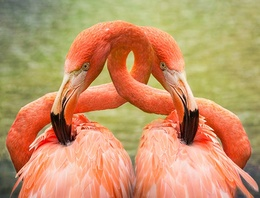
%> input picture sift/test.jpg, 260 x 198 px, shrunk from 700 x 533 before the run
$ octave image_registration.m   (GNU Octave 9; MATLAB toolbox functions it lacks are replaced by stand-ins)
%> lines starting %> are read from the running program, lines starting %| are printed output that depends on the picture
### sift/SIFT_key.m
function descriptorSet = SIFT_key(img)
addpath('~/matlabplugins')
%based on https://blog.csdn.net/weixin_38404120/article/details/73740612
%https://www.cnblogs.com/wangguchangqing/p/4853263.html


sigma  = 0.6;
k = 1/4;


%imshow(img)

sclaes = [];
sigmas = [];
%create scales
for i = 1:4
    sigmas(i) = sigma*(2^(i-1));
    sclaes(i) = (k^i)*sigma*(2^(i-1));
end


%create gussian kernel 高斯核
for i = 1:4
    gk{i} = createGussianKernel(5,sclaes(i));
end


%convolution on image with gussian kernel
%https://www.mathworks.com/help/matlab/ref/conv2.html
% img =gk conv2(img,gk);
% img = uint8(img);


%create Laplassian of gussian
%resize of 5 level
LOG1 = {};
for i = 1:5
    LOG1{i} = imresize(img,0.5^(i-1));
end


%for each Octave create image for different gaussian
LOG = {};
for i = 1:5
    for j = 1:4
        LOG{i}.gussian{j} = conv2(LOG1{i},gk{j});
    end
end


%create DOG
DOG = {};
for i = 1:5
    for j = 1:3
        DOG{i}.gussian{j} = LOG{i}.gussian{j+1} - LOG{i}.gussian{j};
    end
end

%search for exrtem value
extrem_min = 0.4;
extrem_max = 0.6;

extrems = {};
extrmsIdx = 1;
descriptorSet = {};
descriptorSetIdx = 1;
for i = 1:5
    process = (i/5.0)
    for gLevel = 1+1:3-1

        k = int32(3*1.5*sigmas(gLevel));

        tempImg = DOG{i}.gussian{gLevel};
        tempImg = tempImg-min(min(tempImg));
        tempImg = tempImg/max(max(tempImg));
        width = size(tempImg,1);
        height = size(tempImg,2);

        tempImg_upper = DOG{i}.gussian{gLevel-1};
        tempImg_lower = DOG{i}.gussian{gLevel-1};
        for m = 1+1+k:width-1-k
            for n = 1+1+k:height-1-k

                current = tempImg(m,n);

                %search for 26 pixels around
                around = tempImg_upper(m-1:m+1,n-1:n+1);
                around = [around, tempImg_lower(m-1:m+1,n-1:n+1)];

                around = [around(1,:), around(2,:) around(3,:)];

                for x = -1:1
                    for y = -1:1
                        if(~(x==0&&y==0))
                            around = [around,tempImg(m+x,n+y)];
                        end
                    end
                end
                if((current<min(around) || current > max(around))&&current>=extrem_min&&current<=extrem_max)
                    extrems{extrmsIdx}.location = [n,m];
                    extrems{extrmsIdx}.scale = sclaes(gLevel);
                    extrems{extrmsIdx}.octaive = i;
                    extrems{extrmsIdx}.extremVal = current;
                    %extrems{extrmsIdx}.gradiant.m = sqrt((tempImg(m+1,n)-tempImg(m-1,n))^2 + (tempImg(m,n+1)-tempImg(m,n-1))^2);
                    %extrems{extrmsIdx}.gradiant.theta = atan((tempImg(m,n+1)-tempImg(m,n-1)) / (tempImg(m+1,n)-tempImg(m-1,n)));

                    gradiant = [];
                    gradiantIdx= 1;
                    %explore neighbors for orientation

                    for x = -k:k
                        for y = -k:k
                            %if((m+x-1>=1&&m+x+1<=width&&n+y-1>=1&&n+y+1<=height))
                            gradiant(gradiantIdx,1) = sqrt((tempImg(m+x+1,n+y)-tempImg(m+x-1,n+y))^2 + (tempImg(m+x,n+y+1)-tempImg(m+x,n+y-1))^2);
                            gradiant(gradiantIdx,2) = myatan((tempImg(m+x,n+y+1)-tempImg(m+x,n+y-1)) , (tempImg(m+x+1,n+y)-tempImg(m+x-1,n+y)));
                            gradiantIdx = gradiantIdx+1;
                            %end
                        end
                    end

                    %check distribution of oritation
                    BinEdges = [0:(2*3.14159)/36.0:2*3.14159];
                    h = histcounts(gradiant(:,2),BinEdges);
                    %hh = histogram(gradiant(:,2),[0:(2*3.14159)/36.0:2*3.14159]);
                    distribution = h;
                    [maxV,maxIdx] = max(distribution);
                    extrems{extrmsIdx}.gradiant.m = maxV;
                    extrems{extrmsIdx}.gradiant.theta = (BinEdges(maxIdx+1) + BinEdges(maxIdx))/2;
                    a = 1;


                    %explore neighbors for descriptor creation
                    smallPieces = tempImg(m-k:m+k,n-k:n+k);
                    smallPieces_rot = zeros(size(smallPieces,1),size(smallPieces,2));
                    rotmat = rotmat2d(-extrems{extrmsIdx}.gradiant.theta);

                    %for loop project rotation
                    for ii = 1:size(smallPieces,1)
                        for jj = 1:size(smallPieces,2)
                            projLoc = rotmat*[ii-size(smallPieces,1)/2;jj-size(smallPieces,2)/2];
                            projLoc = projLoc+[size(smallPieces,1)/2;size(smallPieces,2)/2];
                            if(projLoc(1)>=1&&projLoc(1)<=size(smallPieces,1)&&projLoc(2)>=1&&projLoc(2)<=size(smallPieces,2))
                                smallPieces_rot(ii,jj) = smallPieces(int32(projLoc(1)),int32(projLoc(2)));
                            end
                        end
                    end
                    %get descriptor from rotated image piece
                    descriptor = dscp(smallPieces_rot);
                    descriptorSet{descriptorSetIdx}.featureVector = descriptor;
                    descriptorSet{descriptorSetIdx}.location = [n,m];
                    descriptorSetIdx = descriptorSetIdx+1;
                    %current
                    extrmsIdx = extrmsIdx +1;
                end

            end
        end
    end
end


%TODO: Eliminating edge responses


%show extrem points
figure
for i = 1:5
    subplot(1,5,i)
    imshow(LOG{i}.gussian{1},[])
    size(LOG{i}.gussian{1})
    hold on;
    for j = 1:length(extrems)
        count = 0;
        if(extrems{j}.octaive==i)
            location = extrems{j}.location;
            plot(location(1),location(2),'o','MarkerSize',2);
            %plot orientation
            orientation_xy_d = [extrems{j}.gradiant.m*cos(extrems{j}.gradiant.theta),extrems{j}.gradiant.m*sin(extrems{j}.gradiant.theta)];
            orientation_xy = double(location)+orientation_xy_d;
            plot([location(1),orientation_xy(1)],[location(2),orientation_xy(2)])
            count = count +1;
        end
        count;
    end
end
hold off

discriptorImage = zeros(descriptorSetIdx-1,128);
for i = 1:length(descriptorSet)
    discriptorImage(i,:) = descriptorSet{i}.featureVector;
end
figure()
imshow(discriptorImage);


end

### sift/showFeatureCorr.m
function showFeatureCorr(img1,img2,matchedPoints1,matchedPoints2)

compareImage = zeros(size(img1,1)+size(img2,1),max(size(img1,1),size(img2,1)));
compareImage(1:size(img1,1),1:size(img1,2)) = img1;
compareImage(size(img1,1)+1:size(img1,1)+size(img2,1),1:size(img2,2)) = img2;
figure();
imshow(compareImage,[]);
hold on
for i = 1:size(matchedPoints1,1)

%plot(matchedPoints1(i,1),matchedPoints1(i,2),'o')
%plot(matchedPoints2(i,1),size(img1,1)+matchedPoints2(i,2),'o')
plot([matchedPoints1(i,1),matchedPoints2(i,1)],[matchedPoints1(i,2),size(img1,1)+matchedPoints2(i,2)])
end
hold off

end

### sift/createGussianKernel.m
function gk = createGussianKernel(size,sigma)
pie = 3.141592653;

k = 1/(2*pie*sigma*sigma);

gk = zeros(size,size);
mid = (1+size)/2;
for i = 1:size
    for j = 1:size
        c = -((  (mid-i)^2 + (mid-j)^2  )/(2*sigma*sigma));
        gk(i,j) = k*exp(c);
    end
end

end

### sift/image_registration.m
close all;
clear all;

img1 = imread('test.jpg');
%> img1 is the input picture: size 198x260x3 uint8; mean R, G, B 196.5, 147.4, 103.4
img2 = imread('test2.jpg');
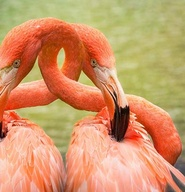
%> input picture sift/test2.jpg, 185 x 192 px, shrunk from 499 x 518 before the run
%> img2 is the input picture: size 192x185x3 uint8; mean R, G, B 207, 150.6, 105.1

img1 = imresize(img1,0.5);
%> img1: size 99x130x3 uint8
img2 = imresize(img2,0.5);
%> img2: size 96x93x3 uint8

img1 = rgb2gray(img1);
%> img1: size 99x130 uint8
img2 = rgb2gray(img2);
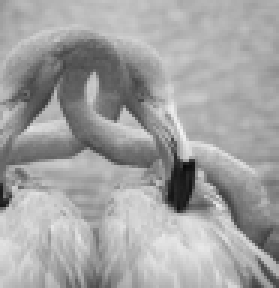
%> img2: size 96x93 uint8 (shown 3 times larger); min 9, max 242, mean 162.3


descriptorSet1 = SIFT_key(img1);
%> after the loop in SIFT_key, `for i = 1:5`: LOG1 = 5 items
%> after the loop in SIFT_key, `for i = 1:5`: BinEdges = 37 values from 0 to 6.28; a = 1; descriptor = 128 values, max 1 at index 7, min 0 at index 1, mean 0.125; descriptorSet = 97 items; descriptorSetIdx = 98; distribution = 36 values, max 7 at index 7, min 0 at index 11, mean 3.36; extrems = 97 items; extrmsIdx = 98; gradiant = 121 rows, first 12: [0.096 0.785; 0.156 1.12; 0.131 1.54; 0.163 3.17; 0.388 3.34; 0.449 2.99; 0.285 2.78; 0.0742 3.8; 0.0659 4.99; 0.0472 5.99; 0.029 5.61; 0.137 0.974]; gradiantIdx = 122; h has the same summary as distribution; maxIdx = 7; projLoc = [12.81; 2.84]; rotmat = [0.423 0.906; -0.906 0.423]
%> this loop made 5 passes; what is shown inside it comes from the first
%> in SIFT_key, `size(LOG{i}.gussian{1})`: ans = [103 134]
%> the loop in SIFT_key, `for j = 1:length(extrems)` made 97 passes
%> (location, orientation_xy_d, orientation_xy) on passes 1 to 12: ([23 9], [7.73 2.07], [30.73 11.07]), ([35 12], [-1.13 12.95], [33.87 24.95]), ([8 16], [9.06 4.23], [17.06 20.23]), ([15 16], [-7.78 7.78], [7.22 23.78]), ([30 16], [7.73 2.07], [37.73 18.07]), ([22 17], [4.23 9.06], [26.23 26.06]), ([13 21], [8.16 3.8], [21.16 24.8]), ([52 22], [-16.38 -11.47], [35.62 10.53]), ([25 23], [9.96 0.872], [34.96 23.87]), ([16 25], [7.07 -7.07], [23.07 17.93]), ([55 25], [-9.97 -4.65], [45.03 20.35]), ([43 27], [-6.76 -14.5], [36.24 12.5])
%> after the loop in SIFT_key, `for j = 1:length(extrems)`: location = [62 95]; orientation_xy = [63.22 81.05]; orientation_xy_d = [1.22 -13.95]
%> after the loop in SIFT_key, `for j = 1:length(extrems)`:
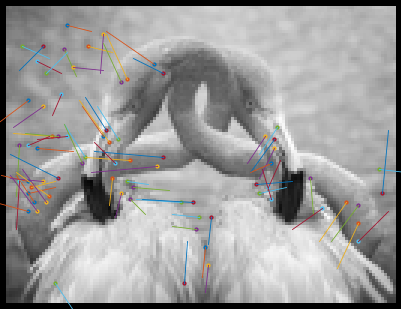
%> figure redrawn from the program's plot data; shown 3 times larger
%> in SIFT_key, `discriptorImage = zeros(descriptorSetIdx-1,128);`: discriptorImage: size 97x128 double; every value is 0
%> the loop in SIFT_key, `for i = 1:length(descriptorSet)` made 97 passes
%> after the loop in SIFT_key, `for i = 1:length(descriptorSet)`:
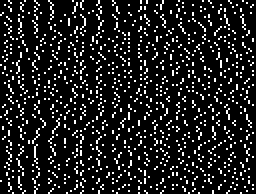
%> discriptorImage: size 97x128 double (shown 2 times larger); values 0 (black) and 1 (white), 12.5% white in thin lines or dots
%> descriptorSet1 = 97 items
descriptorSet2 = SIFT_key(img2);
%> this loop made 5 passes; what is shown inside it comes from the first
%> after the loop in SIFT_key (call 2), `for i = 1:5`: descriptor = 128 values, max 1 at index 4, min 0 at index 1, mean 0.125; descriptorSet = 42 items; descriptorSetIdx = 43; distribution = 36 values, max 9 at index 36, min 0 at index 23, mean 3.36; extrems = 42 items; extrmsIdx = 43; gradiant = 121 rows, first 12: [0.161 2.12; 0.248 4.77; 0.22 4.98; 0.266 5.91; 0.202 0.661; 0.363 1.35; 0.372 1.42; 0.121 1.42; 0.073 4.96; 0.0664 3.79; 0.0732 4.28; 0.279 2.32]; h has the same summary as distribution; maxIdx = 36; maxV = 9; projLoc = [10.5; 11.46]; rotmat = [0.996 -0.0872; 0.0872 0.996]
%> in SIFT_key (call 2), `size(LOG{i}.gussian{1})`: ans = [100 97]
%> the loop in SIFT_key (call 2), `for j = 1:length(extrems)` made 42 passes
%> (count, location, orientation_xy_d, orientation_xy) on passes 1 to 12: (1, [17 21], [-15.56 -10.9], [1.44 10.1]), (1, [8 26], [-10.32 -14.74], [-2.32 11.26]), (1, [52 34], [-5.49 11.78], [46.51 45.78]), (1, [36 40], [-6.31 9.01], [29.69 49.01]), (1, [38 41], [-6.31 9.01], [31.69 50.01]), (1, [59 42], [-9.18 13.11], [49.82 55.11]), (1, [28 43], [-3.36 12.56], [24.64 55.56]), (1, [54 44], [-8.6 12.29], [45.4 56.29]), (1, [58 46], [-9.18 13.11], [48.82 59.11]), (1, [58 49], [-4.65 9.97], [53.35 58.97]), (1, [26 54], [-15.94 -1.39], [10.06 52.61]), (1, [89 56], [-13.95 -1.22], [75.05 54.78])
%> count on passes 33 to 38: 0, 0, 0, 0, 0, 0
%> after the loop in SIFT_key (call 2), `for j = 1:length(extrems)`:
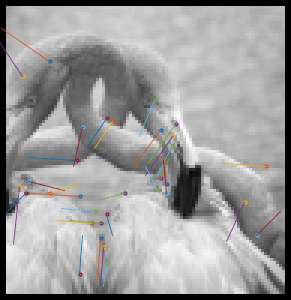
%> figure redrawn from the program's plot data; shown 3 times larger
%> in SIFT_key (call 2), `discriptorImage = zeros(descriptorSetIdx-1,128);`: discriptorImage: size 42x128 double; every value is 0
%> the loop in SIFT_key (call 2), `for i = 1:length(descriptorSet)` made 42 passes
%> after the loop in SIFT_key (call 2), `for i = 1:length(descriptorSet)`:
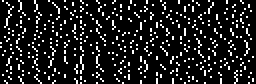
%> discriptorImage: size 42x128 double (shown 2 times larger); values 0 (black) and 1 (white), 12.5% white in thin lines or dots
%> descriptorSet2 = 42 items

corr = zeros(length(descriptorSet1),2);
matchedPoints1 = zeros(length(descriptorSet1),2);
matchedPoints2 = zeros(length(descriptorSet1),2);

for i =1:length(descriptorSet1)
    min = 100000;
    minIdx = -1;
    for j = 1:length(descriptorSet2)
        diff= sum(abs(descriptorSet1{i}.featureVector - descriptorSet2{j}.featureVector));
        if(diff<min)
           min = diff;
           minIdx = j;
        end
    end
    corr(i,:) = [i,j];
    matchedPoints1(i,:) = descriptorSet1{i}.location;
    matchedPoints2(i,:) = descriptorSet2{minIdx}.location;

end
%> this loop made 97 passes
%> after the loop, corr = 97 rows, first 12: [1 42; 2 42; 3 42; 4 42; 5 42; 6 42; 7 42; 8 42; 9 42; 10 42; 11 42; 12 42]; matchedPoints1 = 97 rows, first 12: [23 9; 35 12; 8 16; 15 16; 30 16; 22 17; 13 21; 52 22; 25 23; 16 25; 55 25; 43 27]; matchedPoints2 = 97 rows, first 12: [8 26; 38 41; 36 37; 36 88; 22 21; 17 65; 28 33; 17 21; 22 21; 10 61; 30 28; 8 26]

showFeatureCorr(img1,img2,matchedPoints1,matchedPoints2)
%> the loop in showFeatureCorr, `for i = 1:size(matchedPoints1,1)` made 97 passes
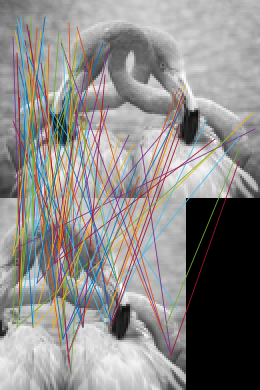
%> figure redrawn from the program's plot data; shown 2 times larger

%ransac filter out wrong correspondence
for ransacIdx = 1:10000
   %random select 3 points
   selectIdx = randperm(size(matchedPoints1,1),3);
   img1_p1 = matchedPoints1(selectIdx(1),:);
   img1_p2 = matchedPoints1(selectIdx(2),:);
   img1_p3 = matchedPoints1(selectIdx(3),:);

   img2_p1 = matchedPoints2(corr(selectIdx(1),2),:);
   img2_p2 = matchedPoints2(corr(selectIdx(2),2),:);
   img2_p3 = matchedPoints2(corr(selectIdx(3),2),:);


   %calculate transformation


end
%> this loop made 10000 passes
%> (img1_p1, img1_p2, img1_p3) on passes 1 to 3: ([39 22], [62 95], [7 61]), ([37 48], [41 65], [104 60]), ([14 13], [29 53], [45 63])
